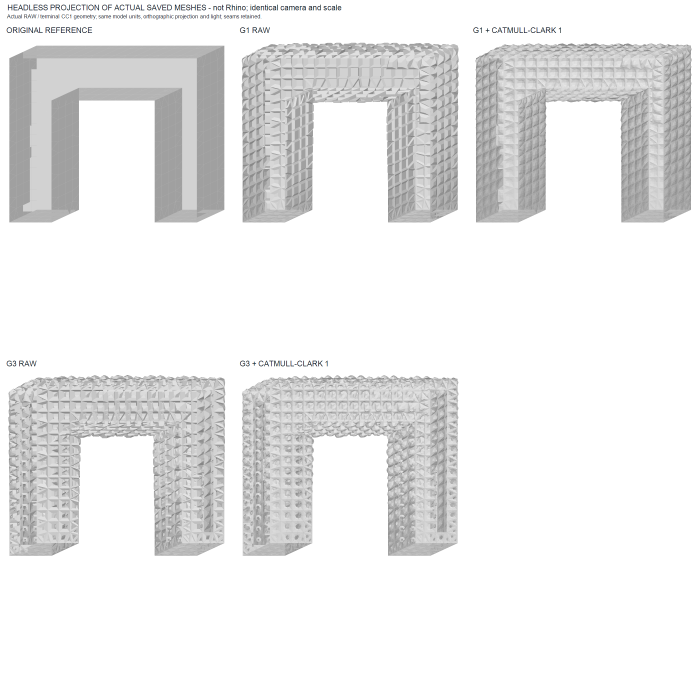
#> input picture docs/astra/images/T11_RAW_CC.png, 2100 x 2070 px (shown at 1/3 size)
$ python -i finalize_early_review.py   (imports and definitions only)
#> lines starting #> are read from the running program, lines starting #| are printed output that depends on the picture; after the words box and inside, x2 and y2 are one past the last pixel; in counts of white or black regions, pixels touching at a corner belong together
"""Package actual initial-G4 models and hash-bound render comparisons.

Writes only a new REVIEW directory under --exports-root. Historical producer
assets/models are read-only. The code archive is an auditable prototype source
package; it does not pretend to contain the historical replay inputs.
"""
from pathlib import Path
import argparse
import hashlib
import html
import json
import os
import re
import shutil
import time
import zipfile

import numpy as np
from PIL import Image, ImageDraw, ImageFont

HERE=Path(__file__).resolve().parent
FAMILIES={"B":"기준형","O":"큰 주름 겹침","F":"부채형 위계","T":"반사 비틀림","C":"긴 주름의 묶음","D":"분기 수 변화"}
VIEWS={"whole":"전체","crown":"상부","body":"몸통","oblique":"사선","deformation":"변형 방향","design_regions":"설계 영역","bands":"재료 구간","authored_material_bands":"재료 구간"}
DEFORMATION=[("작은 G3 변형",[.30,.32,.35]),("바깥으로 벌어짐",[.90,.34,.055]),("안으로 수축",[.035,.42,.78]),("축 방향 접힘·되접힘",[.64,.12,.43]),("둘레 방향 뒤틀림",[.015,.62,.48]),("복합 변형",[.80,.66,.12])]
REFERENCES=[
    dict(title="Subdivided Columns",url="https://www.michael-hansmeyer.com/subdivided-columns.html",text="단순화한 Doric 입력에 몸통·기단·상부 등의 정보를 넣고 구간별 파라미터로 여러 규모의 형상을 전개합니다."),
    dict(title="Platonic Solids",url="https://www.michael-hansmeyer.com/platonic-solids",text="세분화의 배치 가중치와 면·모서리·정점 법선 방향 돌출을 바꾸어 전체 형태와 작은 형상을 함께 변화시킵니다."),
    dict(title="Digital Grotesque I",url="https://www.michael-hansmeyer.com/digital-grotesque-I",text="초기 분할의 변경이 후속 자식 면의 계보로 전파되는 원리를 설명합니다.")]
SOURCE_FILES=("early_macro_fields.py","early_bundled_fields.py","variation_recipes.py","variation_recipes.json",
    "branching_recipes.json","macro_replay.py","macro_replay_connected.py","macro_replay_bundled.py",
    "macro_replay_branching.py","sidewall_connected_selection.py","test_early_macro_fields.py",
    "run_variation_batch.py","native_export_and_qa_v3.py","render_variations.py","prepare_review.py",
    "prepare_design_colors.py","finalize_early_review.py")


# [5 lines left out: function sha, not called in this run]
def record(p):return dict(path=str(Path(p).resolve()),sha256=sha(p))
def read(p):return json.loads(Path(p).read_text(encoding="utf-8-sig"))
def write(p,v):Path(p).write_text(json.dumps(v,ensure_ascii=False,indent=2,allow_nan=False)+"\n",encoding="utf-8")
def rel(p,base):return Path(os.path.relpath(p,base)).as_posix()


# [4 lines left out: function checked, not called in this run]


def family(sid):return sid[0] if sid and sid[0] in FAMILIES else "기타"


# [28 lines left out: function collect_renders, not called in this run]


def cropped_whole(path):
    """Layout-only crop: retain >=450/1000 width, expand for a wider silhouette."""
#> called with path = '../../docs/astra/images/T11_RAW_CC.png'
    with Image.open(path) as image:im=image.convert("RGB")
#> image is the input picture: PIL image 2100x2070 RGBA; mean R, G, B, A 234.8, 234.8, 234.9, 255
    width=1000;height=round(im.height*width/im.width)
#> after `height = round(im.height * width / im.width)`: height = 986
    im=im.resize((width,height),Image.Resampling.LANCZOS)
#> im: PIL image 1000x986 RGB
    a=np.asarray(im);edge=np.concatenate((a[:max(2,height//40)].reshape(-1,3),a[-max(2,height//40):].reshape(-1,3)))
    background=np.median(edge,axis=0);mask=np.max(np.abs(a.astype(float)-background),axis=2)>45
#> after `background = np.median(edge, axis=0)`: background = [255, 255, 255]
#> after `mask = np.max(np.abs(a.astype(float) - background), axis=2) > 45`:
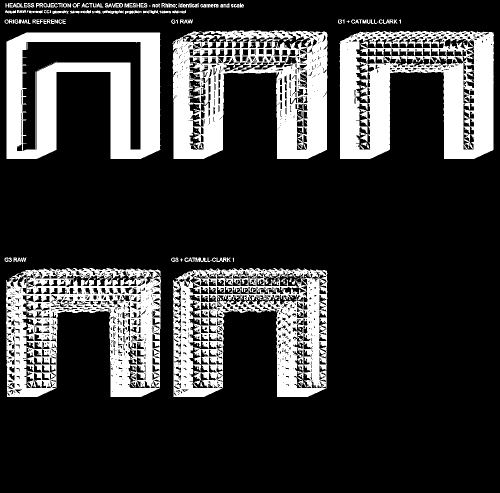
#> mask: shape (986, 1000) bool (shown at 1/2 size); 22% white; 305 white regions (206 under 20 px), largest, box (x1, y1, x2, y2) and area: (679, 62, 988, 318) 45478, (345, 61, 655, 318) 43986, (12, 536, 322, 794) 42046
    ys=slice(max(0,height//25),max(1,height-height//25));active=np.flatnonzero(mask[ys].sum(axis=0)>max(3,height*.012))
#> after `active = np.flatnonzero(mask[ys].sum(axis=0) > max(3, height * 0.012))`: active = 931 values from 10 to 987
    left,right=275,725
    if len(active):left=min(left,int(active.min())-35);right=max(right,int(active.max())+36)
#> after `left = min(left, int(active.min()) - 35)`: left = -25
#> after `right = max(right, int(active.max()) + 36)`: right = 1023
    left=max(0,left);right=min(width,right)
#> after `left = max(0, left)`: left = 0
#> after `right = min(width, right)`: right = 1000
    return im.crop((left,0,right,height)),dict(normalized_width=1000,crop=[left,0,right,height],minimum_preserved_width=450,geometry_edited=False)


# [54 lines left out: functions montage, code_bundle, not called in this run]


HTML=r'''<!doctype html><html lang="ko"><meta charset="utf-8"><meta name="viewport" content="width=device-width,initial-scale=1"><title>체셔 · 초기 형상 비교</title>
<style>body{margin:0;background:#f5f2ec;color:#242422;font:16px/1.65 "Malgun Gothic",sans-serif}main{max-width:1500px;margin:auto;padding:32px}h1{font-size:32px;margin:0 0 10px}h2{font-size:23px;margin:36px 0 12px}p{max-width:1050px}a{color:#315d75}button,select{font:inherit;padding:9px 14px;border:1px solid #bdb8af;border-radius:8px;background:#fff}button{cursor:pointer}button.active{background:#274b5a;color:white}.tools{display:flex;flex-wrap:wrap;gap:9px;margin:15px 0}.grid{display:grid;grid-template-columns:repeat(auto-fill,minmax(225px,1fr));gap:16px}.card,.compare article,.detail{background:#fff;border:1px solid #ded8ce;border-radius:14px;padding:13px}.card h3{margin:7px 0 3px}.card img{width:100%;height:340px;object-fit:contain;background:#e9e7e2}.muted{color:#666;font-size:14px}.compare{display:grid;grid-template-columns:1fr 1fr;gap:16px}.compare img{width:100%;height:580px;object-fit:contain;background:#e9e7e2}.detailgrid{display:grid;grid-template-columns:repeat(auto-fit,minmax(220px,1fr));gap:10px}.detailgrid img{width:100%;object-fit:contain}.swatch{display:inline-block;width:15px;height:15px;border-radius:4px;margin:0 6px 0 14px;vertical-align:middle}.legend{padding:14px;background:#ebe6dc;border-radius:10px;margin:14px 0}.montages img{max-width:100%;height:auto}.badge{padding:3px 7px;background:#e9e5dc;border-radius:5px;font-size:13px}.notes{max-width:1000px}.missing{padding:36px;text-align:center;color:#777}@media(max-width:700px){main{padding:18px}.compare{grid-template-columns:1fr}.compare img{height:470px}.card img{height:300px}}</style>
<main><h1>체셔 · 초기 형상 비교</h1><p><span class="badge">진단용 · 미채택</span></p><p>길이와 마디, 큰 접힘, 초기 연산 가중치와 분기 수를 바꾼 실제 G4 형상입니다. 검토 결과 현재 설계 방향으로 채택하지 않았으며, 초기 변형과 구조 변화의 차이를 확인하는 기록으로 보존합니다.</p><p id="summary" class="muted"></p>
<div class="tools" id="families"></div><div class="tools"><button data-view="whole" class="active">전체</button><button data-view="crown">상부</button><span class="muted">전체는 공통 축척 · 상부는 개별 확대</span></div><div class="grid" id="grid"></div>
<h2>두 안 나란히 비교</h2><div class="tools"><select id="left"></select><select id="right"></select><select id="compareView"><option value="whole">전체</option><option value="crown">상부</option><option value="body">몸통</option><option value="oblique">사선</option><option value="deformation">변형 방향</option><option value="design_regions">설계 영역</option><option value="bands">재료 구간</option></select></div><div class="compare" id="compare"></div>
<h2>참고 확대 관찰</h2><p class="muted">확대 관찰 대상을 기록하는 구역이며 최종 채택을 뜻하지 않습니다.</p><div id="selected"></div>
<h2>컬러 읽는 법</h2><div class="legend" id="legend"></div><p class="muted">변형 방향 색은 지정된 큰 형태 필드의 방향입니다. 길이 변경과 초기 연산·분기 변화 전체를 합산한 변형량은 아닙니다. 설계 영역과 재료 구간 색은 생성에 사용한 구간을 보여주며, 곡률·강도·미적 점수를 뜻하지 않습니다.</p>
<h2>계열별 모음</h2><div class="montages" id="montages"></div>
<h2>알고리즘과 검증 기록</h2><p><a href="code.zip">알고리즘 코드 ZIP</a> · <a href="README_KO.txt">실행 안내</a> · <a href="../models/NATIVE_EXPORT_AND_QA.json">모델 검사 기록</a> · <a href="FINAL_REVIEW_RECEIPT.json">이미지·패키지 기록</a></p><p class="muted">닫힌 연결 구조와 양의 면적, 대칭, 저장 모델의 전체 재읽기를 확인한 초기 형상 시제품입니다. 교차나 제조 안전성의 인증 결과는 아닙니다.</p>
<h2>초기 변형의 참고 원리</h2><div id="references" class="notes"></div><p class="muted">공식 프로젝트 설명에서 정성적 원리를 참고했습니다. 같은 구현이나 수치상 변형 비율을 재현했다는 뜻은 아닙니다.</p></main>
<script id="payload" type="application/json">__DATA__</script><script>
const d=JSON.parse(document.querySelector('#payload').textContent), esc=s=>String(s??'').replace(/[&<>"']/g,c=>({'&':'&amp;','<':'&lt;','>':'&gt;','"':'&quot;',"'":'&#39;'}[c]));let family='all',view='whole';
const get=(m,v)=>m.images[v]||(v==='bands'?m.images.authored_material_bands:null), picture=(m,v,css='')=>{const im=get(m,v);return im?`<a href="${esc(im.url)}"><img class="${css}" src="${esc(im.url)}" alt="${esc(m.id+' '+(d.views[v]||v))}" loading="lazy"></a>`:'<div class="missing">이 보기는 제공되지 않습니다.</div>'};
const title=m=>m.id+' · '+m.family_label;
function grid(){document.querySelector('#grid').innerHTML=d.models.filter(m=>family==='all'||m.family===family).map(m=>`<article class="card">${picture(m,view)}<h3>${esc(title(m))}</h3><div class="muted">${esc(m.label)}<br>높이비 ${m.height_ratio.toFixed(2)} · ${m.triangles.toLocaleString()}삼각형</div><a href="${esc(m.ply)}">PLY</a></article>`).join('')}
document.querySelector('#summary').textContent=`기준형 포함 ${d.models.length}안 · G4 native 형상 · 선택 ${d.selected.length}안`;
document.querySelector('#families').innerHTML='<button class="active" data-family="all">전체 계열</button>'+Object.entries(d.families).filter(([k])=>d.models.some(m=>m.family===k)).map(([k,v])=>`<button data-family="${k}">${esc(v)}</button>`).join('');
document.querySelector('#families').onclick=e=>{if(!e.target.dataset.family)return;family=e.target.dataset.family;document.querySelectorAll('[data-family]').forEach(b=>b.classList.toggle('active',b===e.target));grid()};
document.querySelectorAll('[data-view]').forEach(b=>b.onclick=()=>{view=b.dataset.view;document.querySelectorAll('[data-view]').forEach(x=>x.classList.toggle('active',x===b));grid()});
for(const id of ['left','right'])document.querySelector('#'+id).innerHTML=d.models.map(m=>`<option value="${esc(m.id)}">${esc(title(m))}</option>`).join('');document.querySelector('#right').selectedIndex=Math.min(1,d.models.length-1);
function compare(){const v=document.querySelector('#compareView').value;document.querySelector('#compare').innerHTML=['left','right'].map(id=>{const m=d.models.find(m=>m.id===document.querySelector('#'+id).value);return `<article><h3>${esc(title(m))}</h3>${picture(m,v)}<p>${esc(d.comments[m.id]||'')} <a href="${esc(m.ply)}">PLY</a></p></article>`}).join('')};for(const id of ['left','right','compareView'])document.querySelector('#'+id).onchange=compare;
document.querySelector('#selected').innerHTML=d.selected.length?d.selected.map(id=>{const m=d.models.find(x=>x.id===id);return `<article class="detail"><h3>${esc(title(m))}</h3><p>${esc(d.comments[id]||'')}</p><div class="detailgrid">${['crown','body','oblique','deformation','design_regions','bands'].filter(v=>get(m,v)).map(v=>`<div><strong>${esc(d.views[v]||v)}</strong>${picture(m,v)}</div>`).join('')}</div></article>`}).join(''):'<p class="muted">선택 기록이 아직 없습니다. 위에서 모든 실제 형상을 비교할 수 있습니다.</p>';
document.querySelector('#legend').innerHTML=d.legends.map(l=>`<div><strong>${esc(l.title)}</strong><p>${esc(l.description)}</p>${l.rows.map(r=>`<span><i class="swatch" style="background:rgb(${r.rgb.map(x=>Math.round(x*255)).join(',')})"></i>${esc(r.name)}</span>`).join('')}</div>`).join('');
document.querySelector('#montages').innerHTML=d.montages.map(m=>`<p><strong>${esc(m.title)}</strong> · <a href="${esc(m.url)}">원본 열기</a></p><a href="${esc(m.url)}"><img src="${esc(m.url)}" alt="${esc(m.title)}" loading="lazy"></a>`).join('');
document.querySelector('#references').innerHTML=d.references.map(r=>`<p><a href="${esc(r.url)}">${esc(r.title)}</a> — ${esc(r.text)}</p>`).join('');grid();compare();</script></html>'''


# [57 lines left out: function main, not called in this run]


# [2 lines not run here, left out]

>>> result = cropped_whole('../../docs/astra/images/T11_RAW_CC.png')

$ run again, on docs/astra/images/T20_ROLE_BRANCHES.png
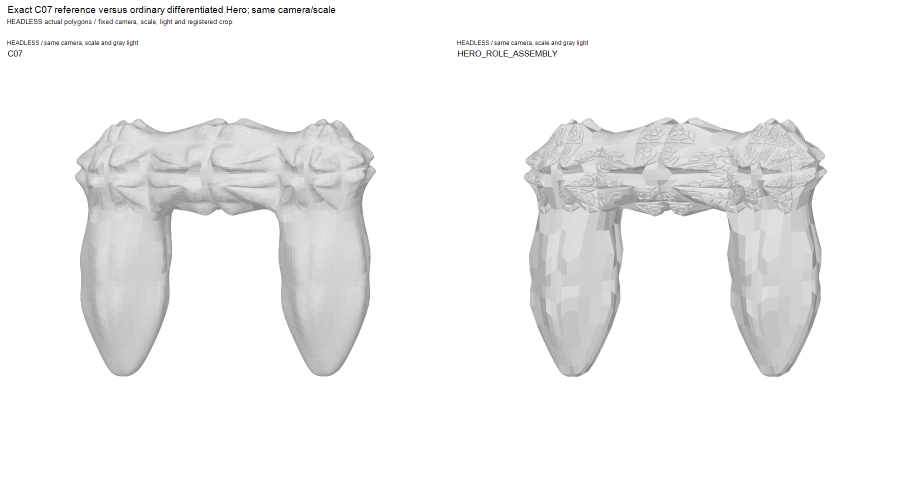
#> input picture docs/astra/images/T20_ROLE_BRANCHES.png, 1800 x 970 px (shown at 1/2 size)
#> in cropped_whole, image is the input picture: PIL image 1800x970 RGBA; mean R, G, B, A 241.5, 241.5, 241.5, 255
#> in cropped_whole, `im=im.resize((width,height),Image.Resampling.LANCZOS)`:
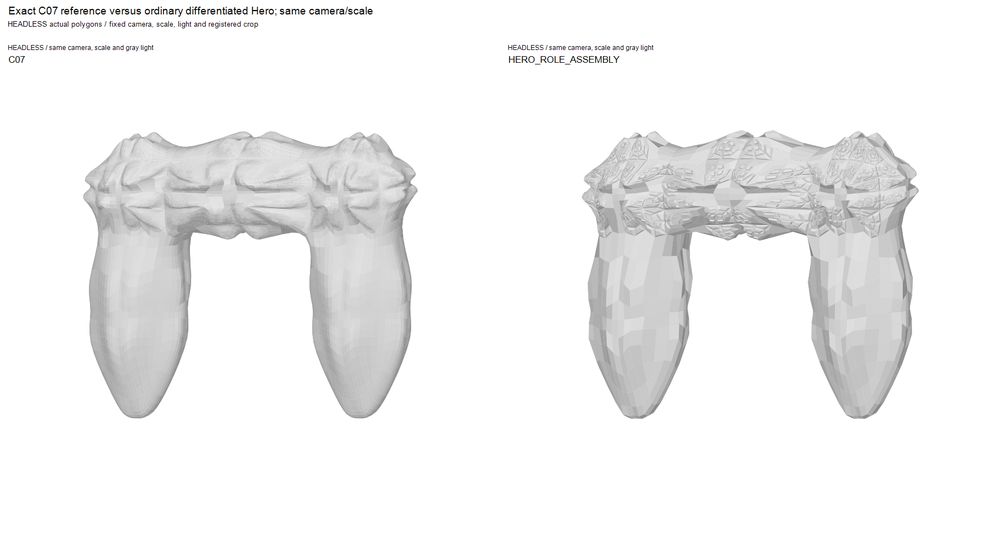
#> im: PIL image 1000x539 RGB; mean R, G, B 241.4, 241.4, 241.4
#> background = [255, 255, 255]
#> in cropped_whole, `mask = np.max(np.abs(a.astype(float) - background), axis=2) > 45`:
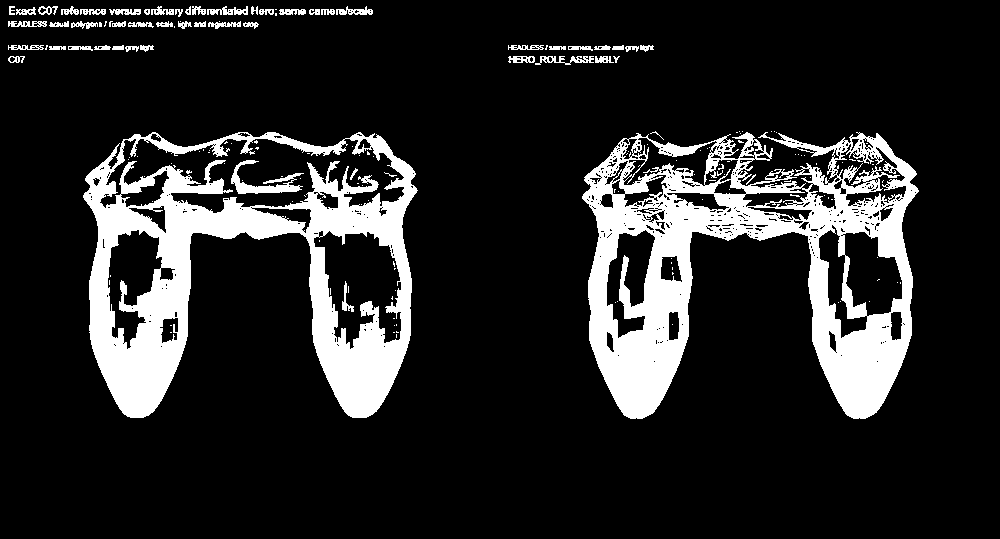
#> mask: shape (539, 1000) bool; 15.2% white; 171 white regions (118 under 20 px), largest, box (x1, y1, x2, y2) and area: (582, 132, 919, 419) 40375, (83, 132, 418, 418) 36321, (231, 160, 304, 194) 808
#> active = 769 values from 8 to 916
#> in cropped_whole, `left = min(left, int(active.min()) - 35)`: left = -27
#> right = 952
#> in cropped_whole, `left = max(0, left)`: left = 0

$ run again, on docs/astra/images/T22_COLLAPSE.png
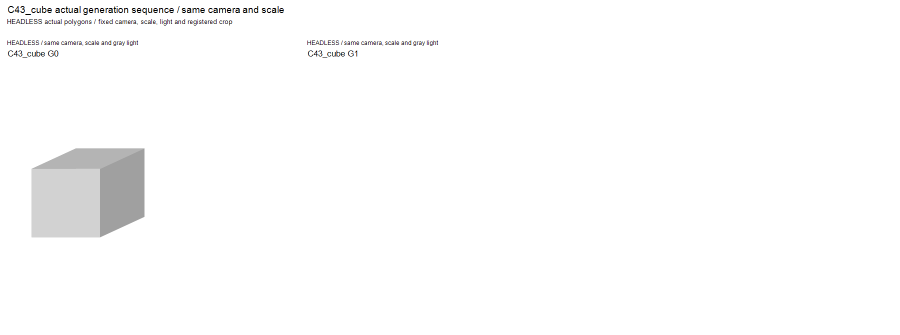
#> input picture docs/astra/images/T22_COLLAPSE.png, 1800 x 670 px (shown at 1/2 size)
#> in cropped_whole, image is the input picture: PIL image 1800x670 RGBA; mean R, G, B, A 251.9, 251.9, 251.9, 255
#> in cropped_whole, `im=im.resize((width,height),Image.Resampling.LANCZOS)`:
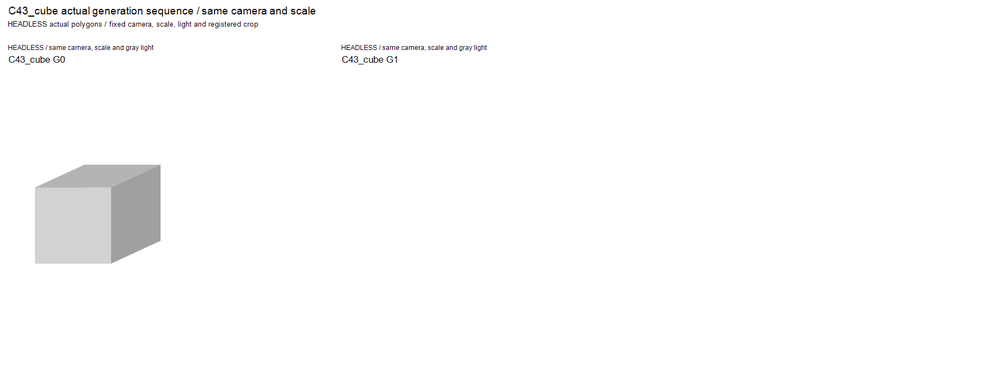
#> im: PIL image 1000x372 RGB; mean R, G, B 251.8, 251.8, 251.8
#> background = [255, 255, 255]
#> in cropped_whole, `mask = np.max(np.abs(a.astype(float) - background), axis=2) > 45`:
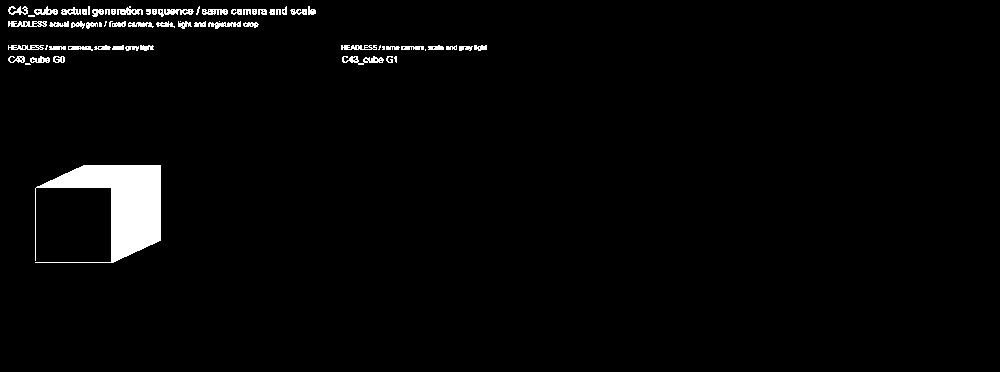
#> mask: shape (372, 1000) bool; 2.5% white; 66 white regions (14 under 20 px), largest, box (x1, y1, x2, y2) and area: (35, 165, 161, 263) 5701, (342, 56, 384, 65) 179, (158, 9, 194, 17) 163
#> active = 271 values from 8 to 486
#> in cropped_whole, `left = min(left, int(active.min()) - 35)`: left = -27
#> right = 725
#> in cropped_whole, `left = max(0, left)`: left = 0

$ run again, on docs/astra/images/T23_CREASE_NETWORK.png
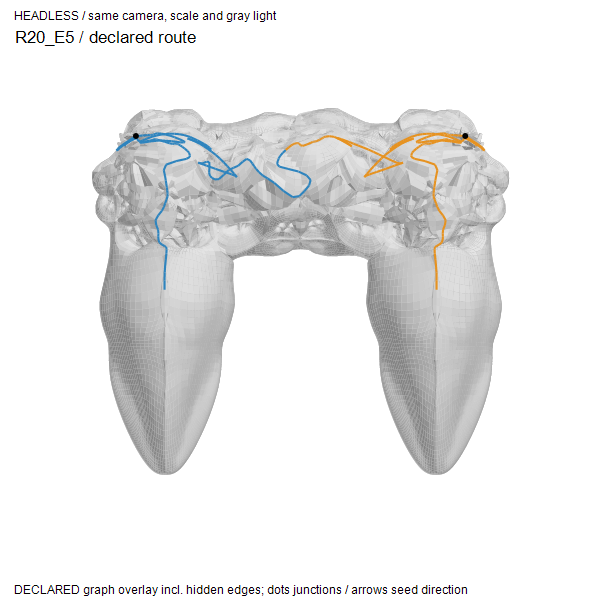
#> input picture docs/astra/images/T23_CREASE_NETWORK.png, 600 x 600 px
#> in cropped_whole, image is the input picture: PIL image 600x600 RGBA; mean R, G, B, A 234.7, 234.6, 234.5, 255
#> background = [255, 255, 255]
#> in cropped_whole, `mask = np.max(np.abs(a.astype(float) - background), axis=2) > 45`:
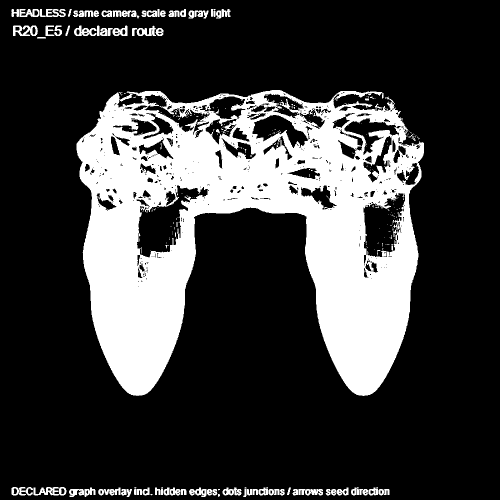
#> mask: shape (1000, 1000) bool (shown at 1/2 size); 23.6% white; 288 white regions (210 under 20 px), largest, box (x1, y1, x2, y2) and area: (153, 180, 848, 792) 221615, (67, 974, 133, 991) 640, (26, 51, 76, 72) 630
#> active = 737 values from 26 to 847
#> in cropped_whole, `left = min(left, int(active.min()) - 35)`: left = -9
#> right = 883
#> in cropped_whole, `left = max(0, left)`: left = 0
